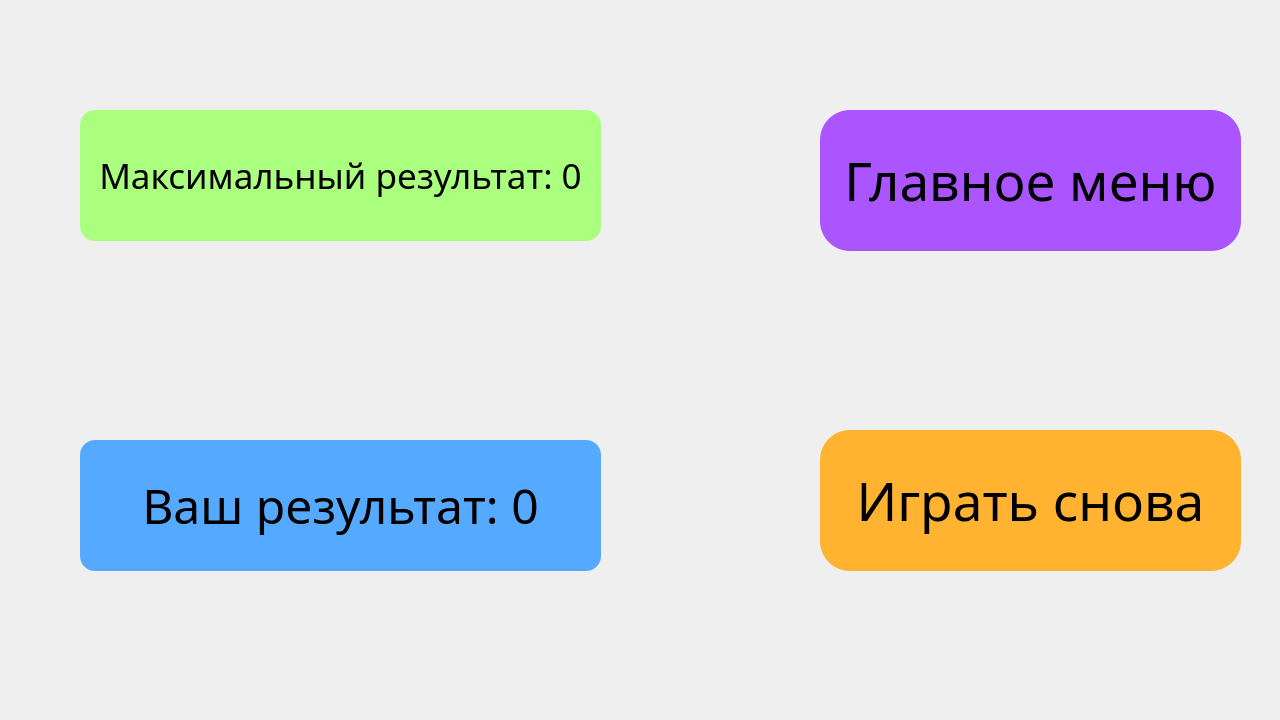
<?xml version="1.0" encoding="UTF-8"?>
<ui version="4.0">
 <class>MainWindow</class>
 <widget class="QMainWindow" name="MainWindow">
  <property name="geometry">
   <rect>
    <x>0</x>
    <y>0</y>
    <width>1280</width>
    <height>720</height>
   </rect>
  </property>
  <property name="windowTitle">
   <string>MainWindow</string>
  </property>
  <widget class="QWidget" name="centralwidget">
   <widget class="QLabel" name="last_result">
    <property name="geometry">
     <rect>
      <x>80</x>
      <y>440</y>
      <width>521</width>
      <height>131</height>
     </rect>
    </property>
    <property name="font">
     <font>
      <family>Upheaval Pro</family>
      <pointsize>36</pointsize>
     </font>
    </property>
    <property name="styleSheet">
     <string notr="true">background-color: rgb(85, 170, 255);
border-radius: 15px;</string>
    </property>
    <property name="text">
     <string>Ваш результат: 0</string>
    </property>
    <property name="alignment">
     <set>Qt::AlignCenter</set>
    </property>
   </widget>
   <widget class="QPushButton" name="btn_new_game">
    <property name="geometry">
     <rect>
      <x>820</x>
      <y>430</y>
      <width>421</width>
      <height>141</height>
     </rect>
    </property>
    <property name="font">
     <font>
      <family>Upheaval Pro</family>
      <pointsize>40</pointsize>
     </font>
    </property>
    <property name="styleSheet">
     <string notr="true">background-color: rgb(255, 179, 48);
border-radius: 30px;</string>
    </property>
    <property name="text">
     <string>Играть снова</string>
    </property>
   </widget>
   <widget class="QLabel" name="background">
    <property name="geometry">
     <rect>
      <x>0</x>
      <y>0</y>
      <width>1280</width>
      <height>720</height>
     </rect>
    </property>
    <property name="styleSheet">
     <string notr="true"/>
    </property>
    <property name="text">
     <string/>
    </property>
    <property name="pixmap">
     <pixmap>../Yandex Lyceum/background_for_menu.png</pixmap>
    </property>
   </widget>
   <widget class="QLabel" name="max_result">
    <property name="geometry">
     <rect>
      <x>80</x>
      <y>110</y>
      <width>521</width>
      <height>131</height>
     </rect>
    </property>
    <property name="font">
     <font>
      <family>Upheaval Pro</family>
      <pointsize>26</pointsize>
     </font>
    </property>
    <property name="styleSheet">
     <string notr="true">background-color: rgb(170, 255, 127);
border-radius: 15px;</string>
    </property>
    <property name="text">
     <string>Максимальный результат: 0</string>
    </property>
    <property name="alignment">
     <set>Qt::AlignCenter</set>
    </property>
   </widget>
   <widget class="QPushButton" name="btn_menu">
    <property name="geometry">
     <rect>
      <x>820</x>
      <y>110</y>
      <width>421</width>
      <height>141</height>
     </rect>
    </property>
    <property name="font">
     <font>
      <family>Upheaval Pro</family>
      <pointsize>40</pointsize>
     </font>
    </property>
    <property name="styleSheet">
     <string notr="true">background-color: rgb(170, 85, 255);
border-radius: 30px;</string>
    </property>
    <property name="text">
     <string>Главное меню</string>
    </property>
   </widget>
   <zorder>background</zorder>
   <zorder>last_result</zorder>
   <zorder>btn_new_game</zorder>
   <zorder>max_result</zorder>
   <zorder>btn_menu</zorder>
  </widget>
 </widget>
 <resources/>
 <connections/>
</ui>
